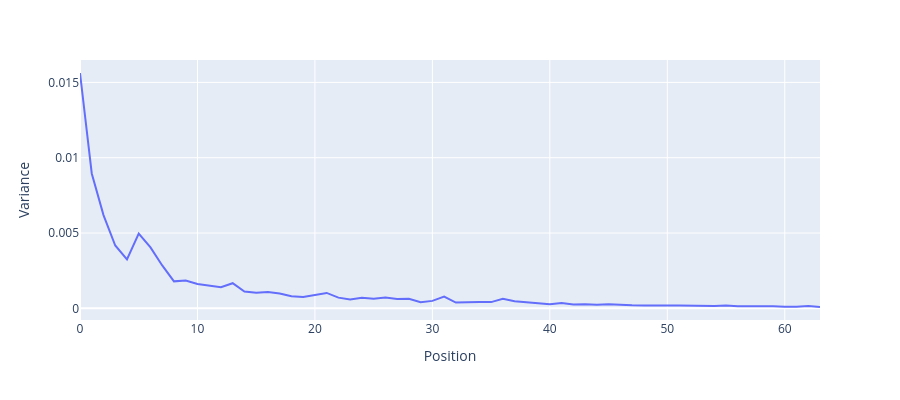

Notebook cell for this chart:
### Code cell
line(cache['blocks.0.attn.hook_pattern'][0].squeeze(0).var(-1), xaxis='Position', yaxis='Variance')

### Figure 1 — Plotly figure (JSON) as saved in the notebook; plotly's stock layout.template omitted (floating-point values rounded to 4 significant figures)
{"data": [{"hovertemplate": "variable=0<br>index=%{x}<br>value=%{y}<extra></extra>", "legendgroup": "0", "line": {"color": "#636efa", "dash": "solid"}, "marker": {"symbol": "circle"}, "mode": "lines", "name": "0", "orientation": "v", "showlegend": true, "type": "scatter", "x": [0, 1, 2, 3, 4, 5, 6, 7, 8, 9, 10, 11, 12, 13, 14, 15, 16, 17, 18, 19, 20, 21, 22, 23, 24, 25, 26, 27, 28, 29, 30, 31, 32, 33, 34, 35, 36, 37, 38, 39, 40, 41, 42, 43, 44, 45, 46, 47, 48, 49, 50, 51, 52, 53, 54, 55, 56, 57, 58, 59, 60, 61, 62, 63], "xaxis": "x", "y": [0.01562, 0.008955, 0.006188, 0.004171, 0.003247, 0.004955, 0.004048, 0.002846, 0.00179, 0.001852, 0.001615, 0.001532, 0.001405, 0.001667, 0.00112, 0.001031, 0.001089, 0.0009808, 0.0007959, 0.000752, 0.0008976, 0.001022, 0.0007101, 0.0005822, 0.0007042, 0.0006378, 0.0007133, 0.0006199, 0.0006414, 0.0004125, 0.0004943, 0.0007793, 0.0003816, 0.0004264, 0.0004211, 0.0004132, 0.0006352, 0.000475, 0.0004037, 0.000365, 0.0002687, 0.000356, 0.0002537, 0.0002636, 0.0002366, 0.0002787, 0.0002227, 0.0002028, 0.0001836, 0.0001662, 0.0001823, 0.0001861, 0.0001671, 0.0001851, 0.0001473, 0.000194, 0.0001342, 0.0001332, 0.0001536, 0.0001327, 0.0001085, 0.0001058, 0.0001602, 8.821e-05], "yaxis": "y"}], "layout": {"height": 400, "legend": {"title": {"text": ""}, "tracegroupgap": 0}, "margin": {"t": 60}, "showlegend": false, "title": {"text": ""}, "xaxis": {"anchor": "y", "domain": [0, 1], "title": {"text": "Position"}}, "yaxis": {"anchor": "x", "domain": [0, 1], "title": {"text": "Variance"}}}}
